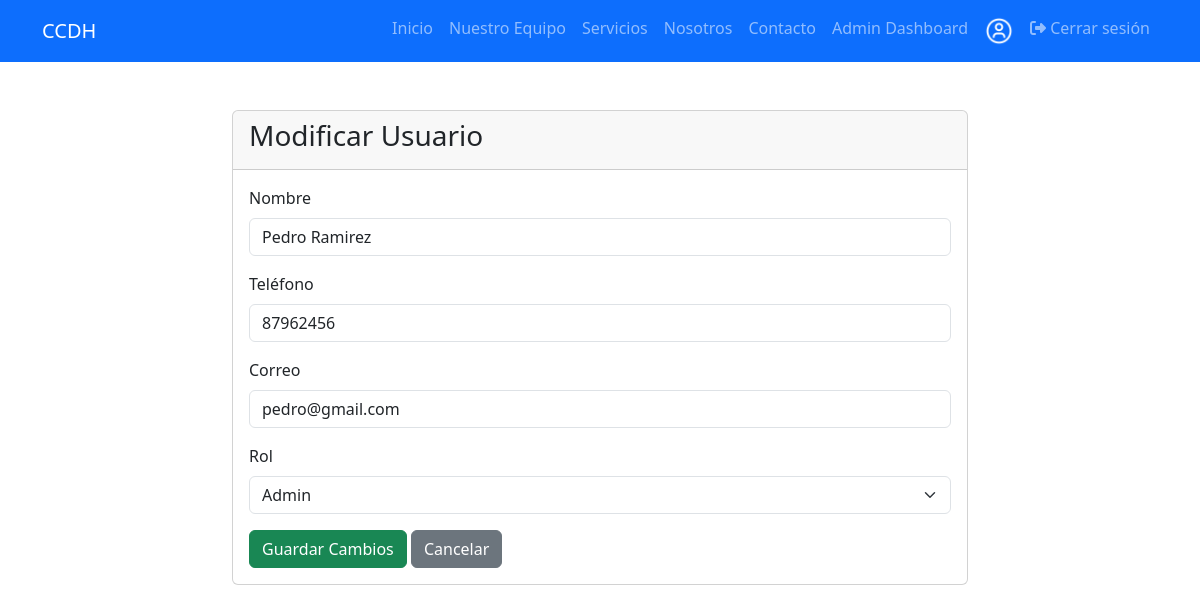
/View/modificarUsuario.php?idUsuario=2 (signed in), run on the app's committed database.
### tables this page shows
CREATE TABLE `usuarios` (
  `idUsuario` int(11) NOT NULL,
  `usuario` varchar(50) NOT NULL,
  `nombre` varchar(45) NOT NULL,
  `correo` varchar(45) NOT NULL,
  `password` varchar(255) NOT NULL,
  `telefono` varchar(40) NOT NULL,
  `rol` int(10) NOT NULL
);

### Controller/UsuarioController.php (called while the page is built, shortened)
<?php
class UsuarioController {
    public static function obtenerUsuarioPorId($idUsuario) {
        $conn = conexionBD::getConnection();
        $sql = "SELECT * FROM usuarios WHERE idUsuario = ?";
        $stmt = $conn->prepare($sql);
        $stmt->bind_param("i", $idUsuario);
        $stmt->execute();
        $resultado = $stmt->get_result();
        if ($resultado->num_rows > 0) {
            return $resultado->fetch_assoc();
        } else {
            return null;
        }
    }
}
?>

### View/modificarUsuario.php (the view, shortened to what this page needs)
<?php
require_once '../Controller/UsuarioController.php';
$idUsuario = intval($_GET['idUsuario']);
$usuario = UsuarioController::obtenerUsuarioPorId($idUsuario);
?>
<!DOCTYPE html>
<html lang="en">
<head>
    <link href="https://cdnjs.cloudflare.com/ajax/libs/bootstrap/5.3.2/css/bootstrap.min.css" rel="stylesheet">
    <link href="https://cdnjs.cloudflare.com/ajax/libs/font-awesome/6.4.0/css/all.min.css" rel="stylesheet">
    <link rel="stylesheet" href="/View/Assets/css/admin.css">
</head>
<body>
    <?php include '../View/componentes/navbar.php'; ?>
    <div class="container">
        <div class="row justify-content-center">
            <div class="col-md-8">
                <div class="card mt-5">
                    <div class="card-header">
                        <h3>Modificar Usuario</h3>
                    </div>
                    <div class="card-body">
                        <form method="POST">
                            <div class="mb-3">
                                <label for="nombre" class="form-label">Nombre</label>
                                <input type="text" name="nombre" id="nombre" class="form-control" value="<?= htmlspecialchars($usuario['nombre']) ?>" required>
                            </div>
                            <div class="mb-3">
                                <label for="telefono" class="form-label">Teléfono</label>
                                <input type="text" name="telefono" id="telefono" class="form-control" value="<?= htmlspecialchars($usuario['telefono']) ?>" required>
                            </div>
                            <div class="mb-3">
                                <label for="correo" class="form-label">Correo</label>
                                <input type="email" name="correo" id="correo" class="form-control" value="<?= htmlspecialchars($usuario['correo']) ?>" required>
                            </div>
                            <div class="mb-3">
                                <label for="rol" class="form-label">Rol</label>
                                <select name="rol" id="rol" class="form-select" required>
                                    <option value="1" <?= $usuario['rol'] === 'Admin' ? 'selected' : '' ?>>Admin</option>
                                </select>
                            </div>
                            <button type="submit" class="btn btn-success">Guardar Cambios</button>
                            <a href="administracionUsuario.php" class="btn btn-secondary">Cancelar</a>
                        </form>
                    </div>
                </div>
            </div>
        </div>
    </div>
</body>
</html>

### data on the page
usuarios: nombre "Pedro Ramirez", telefono "87962456", correo "pedro@gmail.com"
